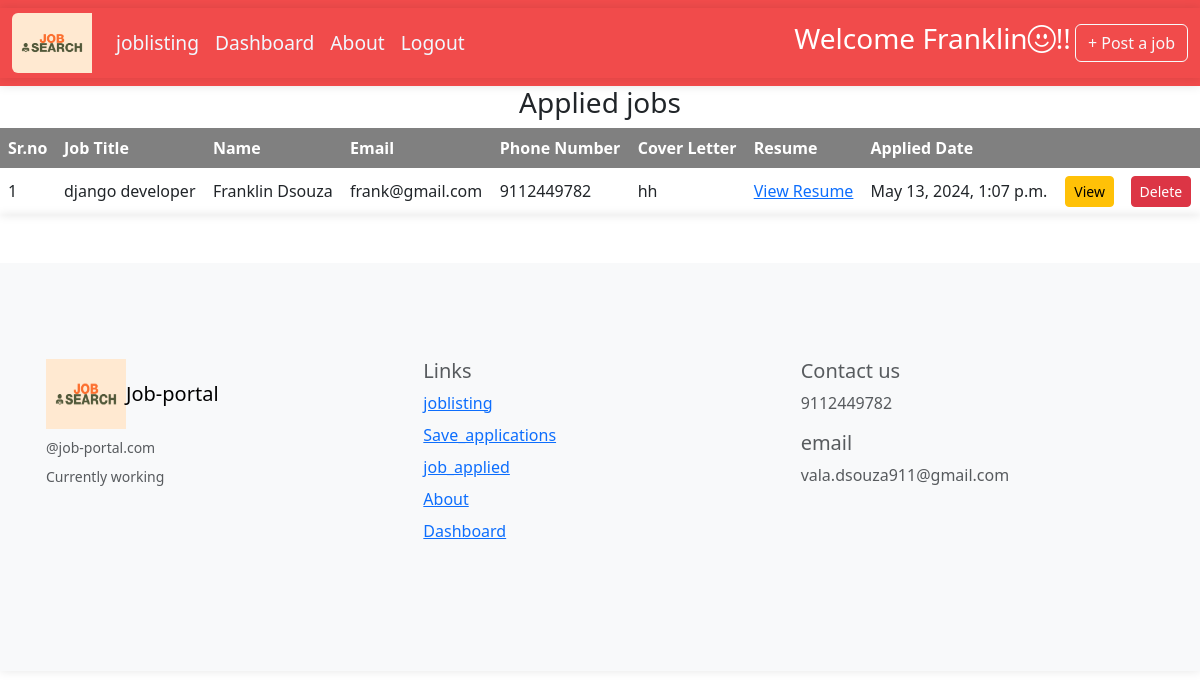
The page /job_applied (signed in) on the database its author committed.
### jobapp/models.py (models this page shows, shortened)
class jobapplication(models.Model):
    job = models.ForeignKey(jobListing,on_delete=models.CASCADE)
    name = models.CharField(max_length=100)
    email = models.EmailField()
    phone_number = models.CharField(max_length=20)
    cover_letter = models.TextField()
    resume = models.FileField(upload_to='applicant_resumes/')
    applied_date = models.DateTimeField(auto_now=True)

class jobListing(models.Model):
    title = models.CharField(max_length=100)
    location = models.CharField(max_length=100)
    job_type = models.CharField(choices=JOB_TYPE, max_length=20)
    category = models.ForeignKey(Category,related_name='Category', on_delete=models.CASCADE)
    salary = models.CharField(max_length=30,blank=True)
    company_name = models.CharField(max_length=300)
    company_description = models.TextField(blank=True, null=True)
    requirements = models.TextField()
    url = models.URLField(max_length=200)
    last_date = models.DateField()
    is_published = models.BooleanField(default=False)
    is_closed = models.BooleanField(default=False)
    timestamp = models.DateTimeField(auto_now=True)
    special_instructions = models.TextField(blank=True, null=True)
    logo_image = models.ImageField(upload_to='logos')

### jobapp/views.py (the view, shortened to what this page needs)
# urls.py: path('job_applied',views.job_applied,name='job_applied'),
def job_applied(request):
    applied_jobs = jobapplication.objects.filter(email=request.user.email)
    return render(request,'job_applied.html',{'applied_jobs':applied_jobs})

### templates/job_applied.html (shortened to what this page needs)
{% extends "base.html" %}
{% block content1 %}
<div class="container-fluid">
  <div class="row">
    <h3 class="text-center">Applied jobs</h3>
    <table id="application_jobs">
      <thead>
        <tr>
          <th scope="col">Sr.no</th>
          <th scope="col">Job Title</th>
          <th scope="col">Name</th>
          <th scope="col">Email</th>
          <th scope="col">Phone Number</th>
          <th scope="col">Cover Letter</th>
          <th scope="col">Resume</th>
          <th scope="col">Applied Date</th>
          <th scope="col"></th>
          <th scope="col"></th>
        </tr>
      </thead>
      <tbody>
        {% for applied in applied_jobs %}
        <tr>
          <td>{{ forloop.counter }}</td>
          <td>{{ applied.job.title }}</td>
          <td>{{ applied.name }}</td>
          <td>{{ applied.email }}</td>
          <td>{{ applied.phone_number }}</td>
          <td>{{ applied.cover_letter }}</td>
          <td>
  {% if applied.resume %}
  <a href="{{ applied.resume.url }}" target="_blank">View Resume</a>
  {% else %}
  No resume available
  {% endif %}
</td>
          <td>{{ applied.applied_date }}</td>
          <td class="btn-container">
            <a href="{% url 'view_job' applied.job.id %}">
              <button class="btn btn-warning btn-sm">View</button>
            </a>
          </td>
          <td class="btn-container">
            <a href="{% url 'del_job_applied' applied.id %}">
              <button class="btn btn-danger btn-sm">Delete</button>
            </a>
          </td>
        </tr>
        {% endfor %}
      </tbody>
    </table>
  </div>
</div>
{% endblock content1 %}%

### templates/base.html (shortened to what this page needs)
{% load static %}
<!DOCTYPE html>
<html lang="en">
<head>
    <link href="https://cdn.jsdelivr.net/npm/bootstrap@5.3.3/dist/css/bootstrap.min.css" rel="stylesheet">
    <link rel="stylesheet" href="{% static 'css/styles.css' %}">
    <link rel="stylesheet" href="{% static 'css/joblisting.css' %}">
    <link rel="stylesheet" href="{% static 'css/user_profile.css' %}">
    <link rel="stylesheet" href="{% static 'css/dashboard.css' %}">
    <link rel="stylesheet" href="{% static 'css/job_applied.css' %}">
     <link href="https://cdn.jsdelivr.net/npm/bootstrap-icons@1.7.2/font/bootstrap-icons.css" rel="stylesheet">
</head>
<body>
{% block navbar %}
<div class="container-fluid">
    <div class="row">
        <nav class="navbar navbar-expand-lg nav">
            <div class="container-fluid">
             <a class="navbar-brand" href="{% url 'joblisting' %}">
      <img src="{% static 'images/job-search-high-resolution-logo (2).png' %}" alt="Bootstrap" width="80" height="74"class="img-fluid rounded-start">
    </a>
              <div class="collapse navbar-collapse" id="navbarSupportedContent">
                <ul class="navbar-nav me-auto mb-2 mb-lg-0 ">
                  <li class="nav-item">
                    <a class="nav-link" href="{% url 'joblisting' %}">joblisting</a>
                  </li>
                  <li class="nav-item">
                    <a class="nav-link" href="{% url 'dashboard' %}">Dashboard</a>
                  </li>
                  <li class="nav-item">
                    <a class="nav-link" href="{% url 'about' %}">About</a>
                  </li>
                  {% if user.is_authenticated %}
                  <li class="nav-item">
                    <a class="nav-link" href="{% url 'logout' %}">Logout</a>
                  </li>
                  {% endif %}
                </ul>
                  {% if user.is_authenticated %}
    <h3 style="color:white;">Welcome {{user.first_name}}<i class="bi bi-emoji-smile"></i>!!</h3>
  {% else %}
   <h3>Welcome guest<i class="bi bi-emoji-smile"></i>!!</h3>
  {% endif %}
                  <a href="{% url 'postjob' %}">
                    <button class="btn btn-outline-light" type="submit">+ Post a job</button>
                  </a>
              </div>
            </div>
          </nav>
    </div>
</div>
{% endblock navbar %}
 {% block content1 %}
 {% endblock content1 %}
{% block footer %}
<div class="container-fluid">
    <div class="row">
    <footer class="bd-footer py-4 py-md-5 mt-5 bg-body-tertiary">
        <div class="container py-4 py-md-5 px-4 px-md-3 text-body-secondary">
          <div class="row">
            <div class="col-lg-3 mb-3">
              <a class="d-inline-flex align-items-center mb-2 text-body-emphasis text-decoration-none" href="/" aria-label="Bootstrap">
               <img src="{% static 'images/job-search-high-resolution-logo (2).png' %}" alt="Bootstrap" width="80" height="70">
                <span class="fs-5">Job-portal</span>
              </a>
              <ul class="list-unstyled small">
                <li class="mb-2">@job-portal.com</li>
                <li class="mb-2">Currently working</li>
              </ul>
            </div>
            <div class="col-6 col-lg-2 offset-lg-1 mb-3">
              <h5>Links</h5>
              <ul class="list-unstyled">
                <li class="mb-2"><a href="{% url 'joblisting' %}">joblisting</a></li>
                <li class="mb-2"><a href="{% url 'save_application' %}">Save_applications</a></li>
                <li class="mb-2"><a href="{% url 'job_applied' %}">job_applied</a></li>
                <li class="mb-2"><a href="{% url 'about' %}">About</a></li>
                <li class="mb-2"><a href="{% url 'dashboard' %}">Dashboard</a></li>
              </ul>
            </div>
            <div class="col-6 col-lg-2 offset-lg-2 mb-3">
            <h5>Contact us</h5>
            <ul class="list-unstyled">
              <li>9112449782</li>
              </ul>
              <h5>email</h5>
              <ul class="list-unstyled">
                <li>vala.dsouza911@gmail.com</li>
                </ul>
                </div>
          </div>
        </div>
      </footer>
    </div>
</div>
{% endblock footer %}
</body>
</html>

### static/css/styles.css (style rules this page uses)
.navbar { background-color: rgba(241, 72, 72, 0.982); }
.navbar a { color: aliceblue; font-size: larger; }

### static/css/user_profile.css (style rules this page uses)
.container-fluid { box-shadow: 0 0 10px rgba(0, 0, 0, 0.1); }

### static/css/job_applied.css (style rules this page uses)
#application_jobs th { text-align: left; background-color: rgb(128, 128, 128); color: white; }
#application_jobs th, td { text-align: left; padding: 8px; }
.btn-container { white-space: nowrap; }

### rows shown on the page
jobapplication: job "django developer", name "Franklin Dsouza", email "frank@gmail.com", phone_number "9112449782", cover_letter "hh", applied_date "May 13, 2024, 1:07 p.m."

### other values the page prints
{{ user.first_name }} "Franklin"
